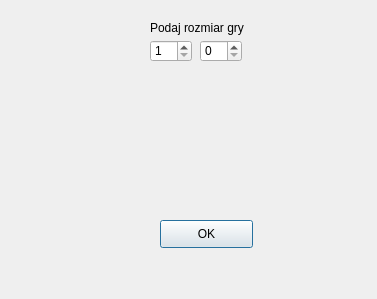
<?xml version="1.0" encoding="UTF-8"?>
<ui version="4.0">
 <class>Dialog</class>
 <widget class="QDialog" name="Dialog">
  <property name="enabled">
   <bool>true</bool>
  </property>
  <property name="geometry">
   <rect>
    <x>0</x>
    <y>0</y>
    <width>377</width>
    <height>299</height>
   </rect>
  </property>
  <property name="windowTitle">
   <string>Dialog</string>
  </property>
  <widget class="QLabel" name="label">
   <property name="geometry">
    <rect>
     <x>150</x>
     <y>20</y>
     <width>111</width>
     <height>16</height>
    </rect>
   </property>
   <property name="text">
    <string>Podaj rozmiar gry</string>
   </property>
  </widget>
  <widget class="QSpinBox" name="spinBox">
   <property name="geometry">
    <rect>
     <x>150</x>
     <y>40</y>
     <width>42</width>
     <height>22</height>
    </rect>
   </property>
   <property name="minimum">
    <number>1</number>
   </property>
   <property name="maximum">
    <number>10000000</number>
   </property>
  </widget>
  <widget class="QPushButton" name="pushButton">
   <property name="geometry">
    <rect>
     <x>160</x>
     <y>220</y>
     <width>93</width>
     <height>28</height>
    </rect>
   </property>
   <property name="mouseTracking">
    <bool>true</bool>
   </property>
   <property name="text">
    <string>OK</string>
   </property>
  </widget>
  <widget class="QSpinBox" name="spinBox_2">
   <property name="geometry">
    <rect>
     <x>200</x>
     <y>40</y>
     <width>42</width>
     <height>22</height>
    </rect>
   </property>
  </widget>
 </widget>
 <resources/>
 <connections/>
</ui>
